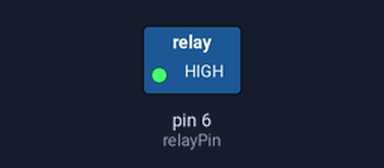
This sketch was run on a simulated Arduino Uno, built with avr-gcc and run on an emulated ATmega328P. Shown: switched loads named in the sketch (green lamp = pin HIGH).

Above: at 1.0 s.
At 3.0 s:
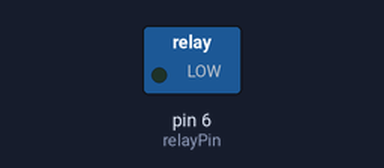
Timing chart, 0 to 5.2 s (numbered marks = the images above):
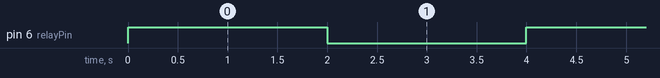

Measured:
- by itself, pin 6 (relayPin): alternates HIGH for 2.0 s and LOW for 2.0 s

The sketch:

8_relay.ino
```cpp
// C++ code
//
int relayPin=6;
const int interval=2000;
void setup() {
pinMode(relayPin, OUTPUT);
}
void loop()
{
digitalWrite(relayPin, HIGH);
delay(interval);
digitalWrite(relayPin, LOW);
delay(interval);
}
```
